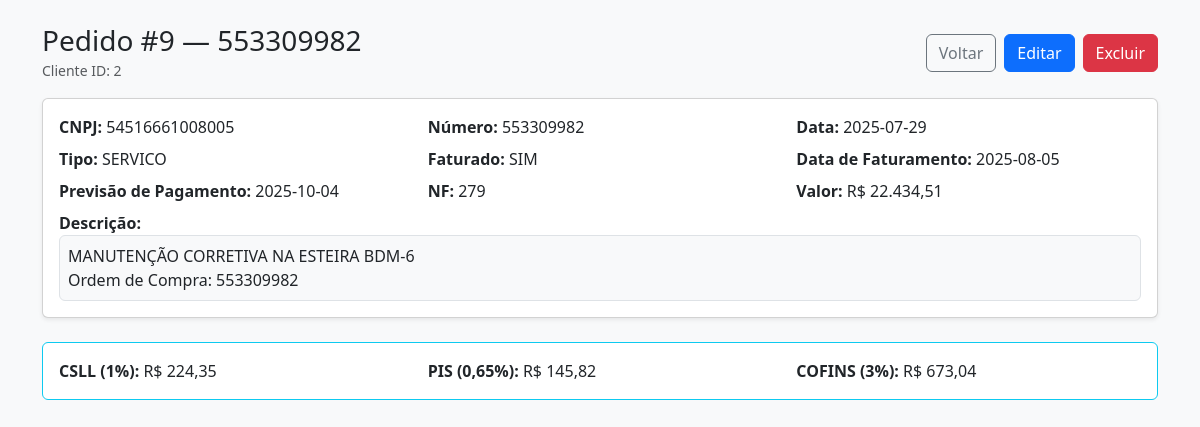
Page /visualizar_pedido.php?id=9 (signed in) on the committed database.
### tables this page shows
CREATE TABLE `scnp_ped` (
  `id` int(11) NOT NULL,
  `cliente_id` int(11) NOT NULL,
  `cnpj` varchar(20) NOT NULL,
  `numero` varchar(20) DEFAULT NULL,
  `data` date DEFAULT NULL,
  `tipo` enum('SERVICO','VENDA') NOT NULL,
  `descricao` text,
  `valor` decimal(10,2) DEFAULT NULL,
  `faturado` enum('SIM','NAO') DEFAULT 'NAO',
  `data_faturamento` date DEFAULT NULL,
  `prevpagto` date NOT NULL,
  `nnf` varchar(10) NOT NULL
);

### visualizar_pedido.php (the view, shortened to what this page needs)
<?php
require_once 'conexao.php';
$pedido_id = isset($_GET['id']) ? intval($_GET['id']) : 0;
$sql = "SELECT id, cliente_id, cnpj, numero, data, tipo, descricao, valor, faturado, data_faturamento, prevpagto, nnf
          FROM scnp_ped WHERE id = ?";
$stmt = $conn->prepare($sql);
$stmt->bind_param('i', $pedido_id);
$stmt->execute();
$result = $stmt->get_result();
$pedido = $result->fetch_assoc();
$csll = $pedido['valor'] * 0.01;
$pis = $pedido['valor'] * 0.0065;
$cofins = $pedido['valor'] * 0.03;
function h($v) { return htmlspecialchars((string)$v, ENT_QUOTES, 'UTF-8'); }
?>
<!DOCTYPE html>
<html lang="pt-br">
<head>
  <link href="https://cdn.jsdelivr.net/npm/bootstrap@5.3.3/dist/css/bootstrap.min.css" rel="stylesheet">
</head>
<body class="bg-light">
  <div class="container py-4">
    <div class="d-flex justify-content-between align-items-center mb-3">
      <div>
        <h3 class="mb-0">Pedido #<?php echo h($pedido['id']); ?> — <?php echo h($pedido['numero']); ?></h3>
        <small class="text-muted">Cliente ID: <?php echo h($pedido['cliente_id']); ?></small>
      </div>
      <div class="d-flex gap-2">
        <a href="cadpedidos.php" class="btn btn-outline-secondary">Voltar</a>
        <button class="btn btn-primary" data-bs-toggle="modal" data-bs-target="#editarModal">Editar</button>
        <form id="formExcluir" action="" method="post" class="d-inline">
          <button type="button" class="btn btn-danger" onclick="confirmarExclusao()">Excluir</button>
        </form>
      </div>
    </div>
    <div class="card shadow-sm">
      <div class="card-body">
        <div class="row gy-2">
          <div class="col-md-4"><strong>CNPJ:</strong> <?php echo h($pedido['cnpj']); ?></div>
          <div class="col-md-4"><strong>Número:</strong> <?php echo h($pedido['numero']); ?></div>
          <div class="col-md-4"><strong>Data:</strong> <?php echo h($pedido['data']); ?></div>
          <div class="col-md-4"><strong>Tipo:</strong> <?php echo h($pedido['tipo']); ?></div>
          <div class="col-md-4"><strong>Faturado:</strong> <?php echo h($pedido['faturado']); ?></div>
          <div class="col-md-4"><strong>Data de Faturamento:</strong> <?php echo h($pedido['data_faturamento']); ?></div>
          <div class="col-md-4"><strong>Previsão de Pagamento:</strong> <?php echo h($pedido['prevpagto']); ?></div>
          <div class="col-md-4"><strong>NF:</strong> <?php echo h($pedido['nnf']); ?></div>
          <div class="col-md-4"><strong>Valor:</strong> R$ <?php echo number_format((float)$pedido['valor'], 2, ',', '.'); ?></div>
          <div class="col-12 mt-2">
            <strong>Descrição:</strong>
            <div class="border rounded p-2 bg-light"><?php echo nl2br(h($pedido['descricao'])); ?><br>Ordem de Compra: <?php echo h($pedido['numero']); ?></div>
          </div>
        </div>
      </div>
    </div>
      <?php if ($pedido['tipo'] !== 'VENDA'): ?>
<div class="card mt-4 p-3 border-info">
    <div class="row">
        <div class="col-md-4"><strong>CSLL (1%):</strong> R$ <?= number_format($csll, 2, ',', '.') ?></div>
        <div class="col-md-4"><strong>PIS (0,65%):</strong> R$ <?= number_format($pis, 2, ',', '.') ?></div>
        <div class="col-md-4"><strong>COFINS (3%):</strong> R$ <?= number_format($cofins, 2, ',', '.') ?></div>
    </div>
</div>
<?php endif; ?>
</div>
</body>
</html>

### rows in the picture
scnp_ped: id "9", numero "553309982", cliente "2", cnpj "54516661008005", data "2025-07-29", tipo "SERVICO", faturado "SIM", data_faturamento "2025-08-05", prevpagto "2025-10-04", nnf "279", valor "22.434,51", descricao "MANUTENÇÃO CORRETIVA NA ESTEIRA BDM-6", valor "224,35", valor "145,82", valor "673,04"
